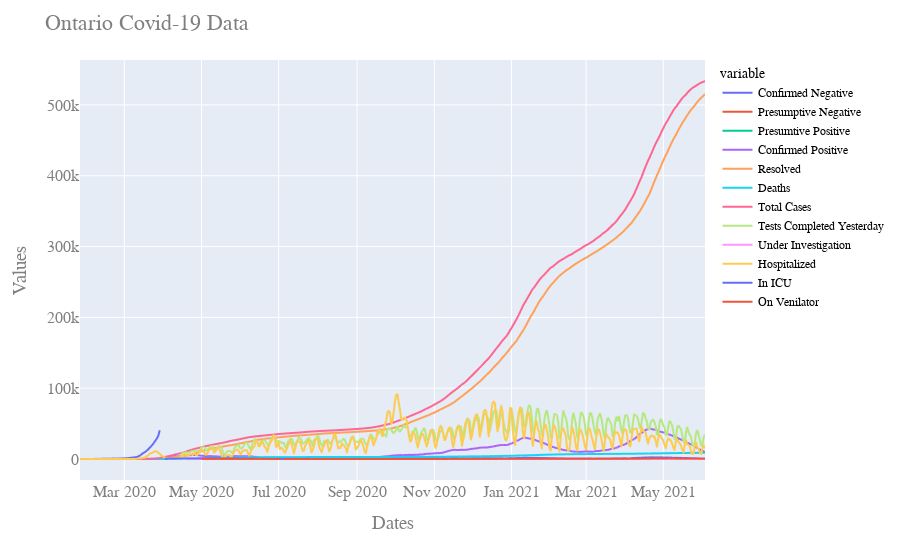

The notebook cell this image was saved under:
### Code cell
fig = px.line(dfmelt, x=dfmelt.index, y="value",color='variable')#,log_y=True)
fig.update_layout(
    title="Ontario Covid-19 Data",
    xaxis_title="Dates",
    yaxis_title="Values",
    font=dict(
        family="Courier New, monospace",
        size=16,
        color="#7f7f7f"
    ),
    legend=dict(
        font=dict(
            family="sans-serif",
            size=12,
            color="black"
        )
    )
)
fig.show()
#fig.write_html("Ontario.html")

### Figure 1 — Plotly figure (JSON) as saved in the notebook; plotly's stock layout.template omitted (floating-point values rounded to 4 significant figures; data arrays with more than 128 entries replaced by an {"elided": "..."} marker saying what was removed)
{"data": [{"hovertemplate": "variable=Confirmed Negative<br>Reported Date=%{x}<br>value=%{y}<extra></extra>", "legendgroup": "Confirmed Negative", "line": {"color": "#636efa", "dash": "solid"}, "mode": "lines", "name": "Confirmed Negative", "showlegend": true, "type": "scattergl", "x": {"elided": "484 str values"}, "xaxis": "x", "y": {"elided": "484 int values"}, "yaxis": "y"}, {"hovertemplate": "variable=Presumptive Negative<br>Reported Date=%{x}<br>value=%{y}<extra></extra>", "legendgroup": "Presumptive Negative", "line": {"color": "#EF553B", "dash": "solid"}, "mode": "lines", "name": "Presumptive Negative", "showlegend": true, "type": "scattergl", "x": {"elided": "484 str values"}, "xaxis": "x", "y": {"elided": "484 int values"}, "yaxis": "y"}, {"hovertemplate": "variable=Presumtive Positive<br>Reported Date=%{x}<br>value=%{y}<extra></extra>", "legendgroup": "Presumtive Positive", "line": {"color": "#00cc96", "dash": "solid"}, "mode": "lines", "name": "Presumtive Positive", "showlegend": true, "type": "scattergl", "x": {"elided": "484 str values"}, "xaxis": "x", "y": {"elided": "484 int values"}, "yaxis": "y"}, {"hovertemplate": "variable=Confirmed Positive<br>Reported Date=%{x}<br>value=%{y}<extra></extra>", "legendgroup": "Confirmed Positive", "line": {"color": "#ab63fa", "dash": "solid"}, "mode": "lines", "name": "Confirmed Positive", "showlegend": true, "type": "scattergl", "x": {"elided": "484 str values"}, "xaxis": "x", "y": {"elided": "484 int values"}, "yaxis": "y"}, {"hovertemplate": "variable=Resolved<br>Reported Date=%{x}<br>value=%{y}<extra></extra>", "legendgroup": "Resolved", "line": {"color": "#FFA15A", "dash": "solid"}, "mode": "lines", "name": "Resolved", "showlegend": true, "type": "scattergl", "x": {"elided": "484 str values"}, "xaxis": "x", "y": {"elided": "484 int values"}, "yaxis": "y"}, {"hovertemplate": "variable=Deaths<br>Reported Date=%{x}<br>value=%{y}<extra></extra>", "legendgroup": "Deaths", "line": {"color": "#19d3f3", "dash": "solid"}, "mode": "lines", "name": "Deaths", "showlegend": true, "type": "scattergl", "x": {"elided": "484 str values"}, "xaxis": "x", "y": {"elided": "484 int values"}, "yaxis": "y"}, {"hovertemplate": "variable=Total Cases<br>Reported Date=%{x}<br>value=%{y}<extra></extra>", "legendgroup": "Total Cases", "line": {"color": "#FF6692", "dash": "solid"}, "mode": "lines", "name": "Total Cases", "showlegend": true, "type": "scattergl", "x": {"elided": "484 str values"}, "xaxis": "x", "y": {"elided": "484 int values"}, "yaxis": "y"}, {"hovertemplate": "variable=Tests Completed Yesterday<br>Reported Date=%{x}<br>value=%{y}<extra></extra>", "legendgroup": "Tests Completed Yesterday", "line": {"color": "#B6E880", "dash": "solid"}, "mode": "lines", "name": "Tests Completed Yesterday", "showlegend": true, "type": "scattergl", "x": {"elided": "484 str values"}, "xaxis": "x", "y": {"elided": "484 int values"}, "yaxis": "y"}, {"hovertemplate": "variable=Under Investigation<br>Reported Date=%{x}<br>value=%{y}<extra></extra>", "legendgroup": "Under Investigation", "line": {"color": "#FF97FF", "dash": "solid"}, "mode": "lines", "name": "Under Investigation", "showlegend": true, "type": "scattergl", "x": {"elided": "484 str values"}, "xaxis": "x", "y": {"elided": "484 float values"}, "yaxis": "y"}, {"hovertemplate": "variable=Hospitalized<br>Reported Date=%{x}<br>value=%{y}<extra></extra>", "legendgroup": "Hospitalized", "line": {"color": "#FECB52", "dash": "solid"}, "mode": "lines", "name": "Hospitalized", "showlegend": true, "type": "scattergl", "x": {"elided": "484 str values"}, "xaxis": "x", "y": {"elided": "484 int values"}, "yaxis": "y"}, {"hovertemplate": "variable=In ICU<br>Reported Date=%{x}<br>value=%{y}<extra></extra>", "legendgroup": "In ICU", "line": {"color": "#636efa", "dash": "solid"}, "mode": "lines", "name": "In ICU", "showlegend": true, "type": "scattergl", "x": {"elided": "484 str values"}, "xaxis": "x", "y": {"elided": "484 int values"}, "yaxis": "y"}, {"hovertemplate": "variable=On Venilator<br>Reported Date=%{x}<br>value=%{y}<extra></extra>", "legendgroup": "On Venilator", "line": {"color": "#EF553B", "dash": "solid"}, "mode": "lines", "name": "On Venilator", "showlegend": true, "type": "scattergl", "x": {"elided": "484 str values"}, "xaxis": "x", "y": {"elided": "484 int values"}, "yaxis": "y"}], "layout": {"font": {"color": "#7f7f7f", "family": "Courier New, monospace", "size": 16}, "legend": {"font": {"color": "black", "family": "sans-serif", "size": 12}, "title": {"text": "variable"}, "tracegroupgap": 0}, "margin": {"t": 60}, "title": {"text": "Ontario Covid-19 Data"}, "xaxis": {"anchor": "y", "domain": [0, 1], "title": {"text": "Dates"}}, "yaxis": {"anchor": "x", "domain": [0, 1], "title": {"text": "Values"}}}}
